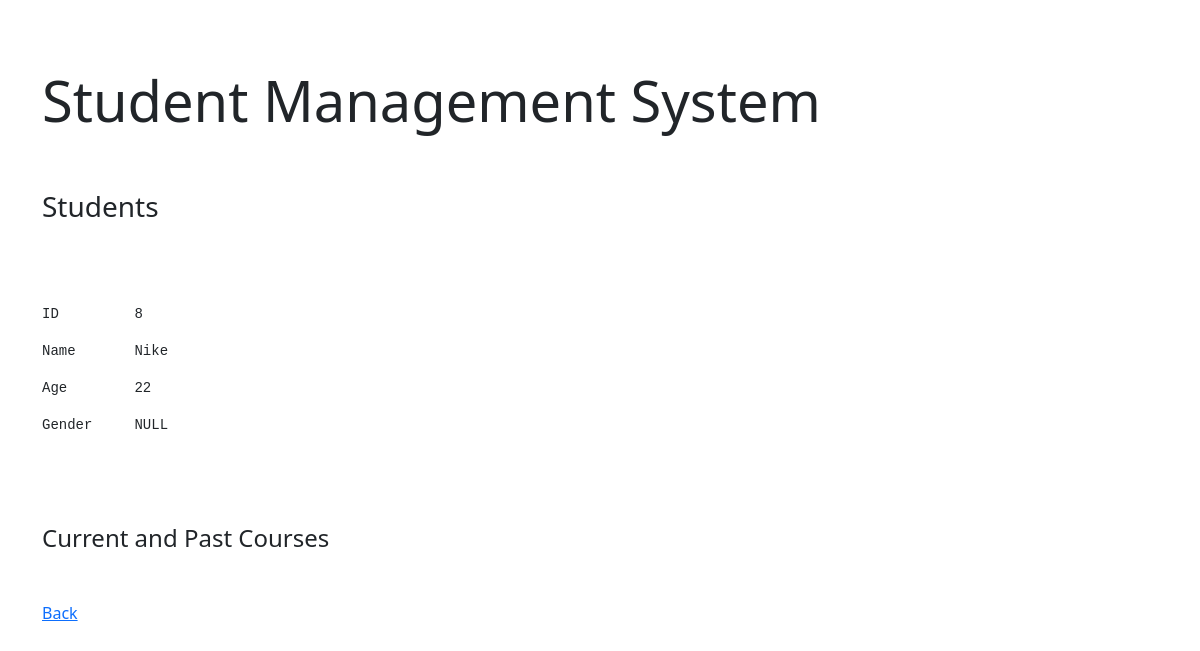
/view_student/8, run on the app's committed database.
### tables this page shows
CREATE TABLE "student" (
	"id"	INTEGER,
	"name"	TEXT NOT NULL,
	"age"	INTEGER NOT NULL,
	"gender"	TEXT,
	PRIMARY KEY("id" AUTOINCREMENT)
);

### main.py (the view)
@app.route('/view_student/<int:sid>')
def viewparticularstudent(sid):
    con = sqlite3.connect("test.sqlite3")
    cur = con.cursor()
    cur.execute("select * from student where id=?",(sid,))
    ans = cur.fetchall()
    cur.execute("select * from student_course where sid=?",(sid,))
    ans2 = cur.fetchall()
    return render_template('viewstudentparticular.html',student = ans, student_course = ans2)

### main.py (called while the page is built)
@app.before_request
def before_request():
    g.user=None
    if 'user' in session:
        g.user = session['user']

### TEMPLATES/viewstudentparticular.html (shortened to what this page needs)
<!DOCTYPE html>
<html>
    <head>
        <link href="https://cdn.jsdelivr.net/npm/bootstrap@5.1.3/dist/css/bootstrap.min.css" rel="stylesheet">
    </head>
    <body>
        <div class="container">
            <div class="jumbotron">
                <h1 class="display-4"><br>Student Management System</h1>
            </div>
            <br><br><h3>Students</h3>
                <div class="col-md-8">
                    <br><br><br>
                    <pre>ID         {{student[0][0]}}<br></pre>
                    <pre>Name       {{student[0][1]}}<br></pre>
                    <pre>Age        {{student[0][2]}}<br></pre>
                    <pre>Gender     {{student[0][3]}}<br></pre>
                    <br><br><br>
                    <h4>Current and Past Courses</h4><br>
                </div>
                <a href="/home">Back</a>
            </div>
    </body>
</html>

### data on the page
student: id "8", name "Nike", age "22", gender "NULL"
